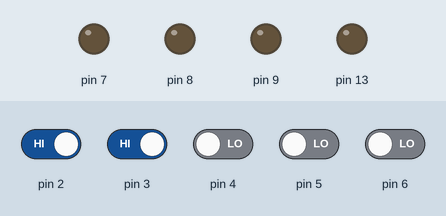
Bench run of a sketch on a simulated Arduino Uno, built with avr-gcc and run on an emulated ATmega328P. Shown: output pins drawn as LEDs (lit = HIGH). Inputs (shaded band) come from the test bench; at power-on: pin 2, pin 3 HIGH, pin 4–6 LOW.

Above: at 1.2 s.
1.3 s: pin 3 driven LOW
At 2.5 s:
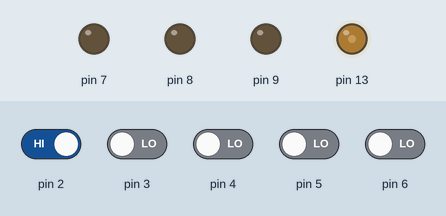
2.8 s: pin 6 driven HIGH
At 3.7 s:
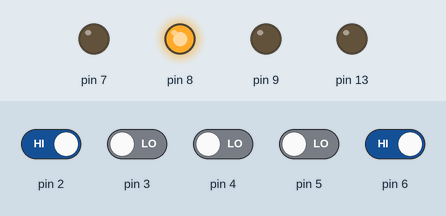
4.3 s: pin 3 driven HIGH
At 5.3 s:
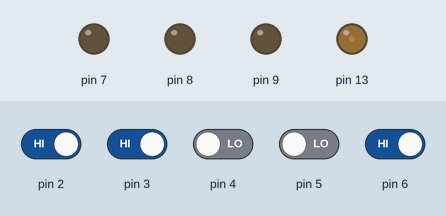
5.8 s: pin 2 driven LOW
At 7.0 s:
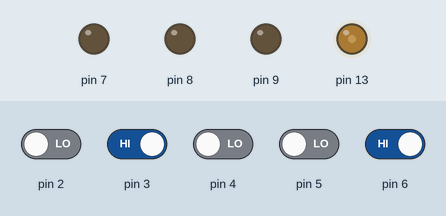
7.3 s: pin 2 driven HIGH
At 8.5 s:
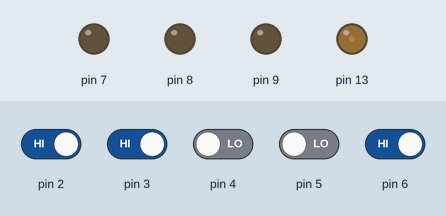
8.8 s: pin 4 driven HIGH
At 9.4 s:
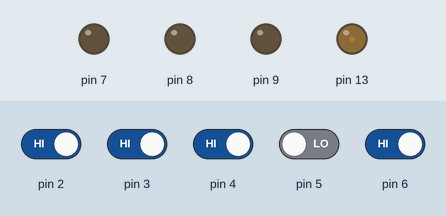
Timing chart, 0 to 11.3 s (numbered marks = the images above; inputs shaded):
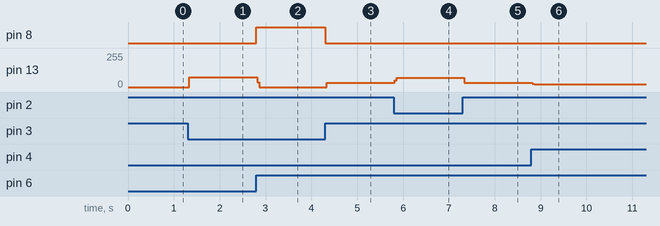

The sketch:

ALU_practica.ino
```cpp
void setup() {
  pinMode(2,INPUT);
  pinMode(3,INPUT);
  pinMode(4,INPUT);
//Entradas de bus de control
  pinMode(5,INPUT);
  pinMode(6,INPUT);
  pinMode(13,OUTPUT);
  //salida de las operaciones
  pinMode(7,OUTPUT);
  //Salida de acarreos
  pinMode(8,OUTPUT);
  //Errores
  pinMode(9,OUTPUT);
}
void loop() {
  //OPERACIONES
//Suma
if((!digitalRead(2)&&!digitalRead(3)&&digitalRead(4))&&(digitalRead(5)^digitalRead(6))){
  digitalWrite(13,HIGH);
}else{
  digitalWrite(13,LOW);
  if(digitalRead(5)&&digitalRead(6)){
    digitalWrite(12,HIGH);
  }else {
    digitalWrite(12,LOW);
  }
}
//Acarreo en suma
if((!digitalRead(2)&&!digitalRead(3)&&digitalRead(4))&&(digitalRead(5)&&digitalRead(6))){
  digitalWrite(7,HIGH);
}else{
  digitalWrite(7,LOW);
}

//Resta
if((!digitalRead(2)&&digitalRead(3)&&!digitalRead(4))&&(digitalRead(5)^digitalRead(6))){
  digitalWrite(13,HIGH);
}else{
  digitalWrite(13,LOW);
}
//Resta negativa
if((!digitalRead(2)&&digitalRead(3)&&!digitalRead(4))&&(digitalRead(5)&&!digitalRead(6))){
  digitalWrite(9,HIGH);
}else{
  digitalWrite(9,LOW);
}
//Multiplicacion
if((!digitalRead(2)&&digitalRead(3)&&digitalRead(4))&&(digitalRead(5)&&digitalRead(6))){
  digitalWrite(13,HIGH);
}else{
  digitalWrite(13,LOW);
}
//Dision
if((digitalRead(2)&&!digitalRead(3)&&!digitalRead(4))&&(!digitalRead(5)^digitalRead(6))){
  digitalWrite(13,HIGH);
}else{
  digitalWrite(13,LOW);
}
//Error en division
if((digitalRead(2)&&!digitalRead(3)&&!digitalRead(4))&&(!digitalRead(5)&&digitalRead(6))){
  digitalWrite(8,HIGH);
}else{
  digitalWrite(8,LOW);
}
//COMPUERTAS
//AND
if((digitalRead(2)&&!digitalRead(3)&&digitalRead(4))&&(digitalRead(5)&&digitalRead(6))){
  digitalWrite(13,HIGH);
}else{
  digitalWrite(13,LOW);
}
//OR
if((digitalRead(2)&&digitalRead(3)&&!digitalRead(4))&&(digitalRead(5)||digitalRead(6))){
  digitalWrite(13,HIGH);
}else{
  digitalWrite(13,LOW);
}
//XOR
if((digitalRead(2)&&digitalRead(3)&&digitalRead(4))&&(digitalRead(5)^digitalRead(6))){
  digitalWrite(13,HIGH);
}else{
  digitalWrite(13,LOW);
}
}
```

Measured:
- after the input at 1.3 s, pin 13: 0/255 → 75/255 at once
- after the input at 2.8 s, pin 8: LOW → HIGH at once; pin 13: 75/255 → 0/255 at once
- after the input at 4.3 s, pin 8: HIGH → LOW at once; pin 13: 0/255 → 32/255 at once
- after the input at 5.8 s, pin 13: 32/255 → 71/255 at once
- after the input at 7.3 s, pin 13: 71/255 → 32/255 at once
- after the input at 8.8 s, pin 13: 32/255 → 19/255 at once
